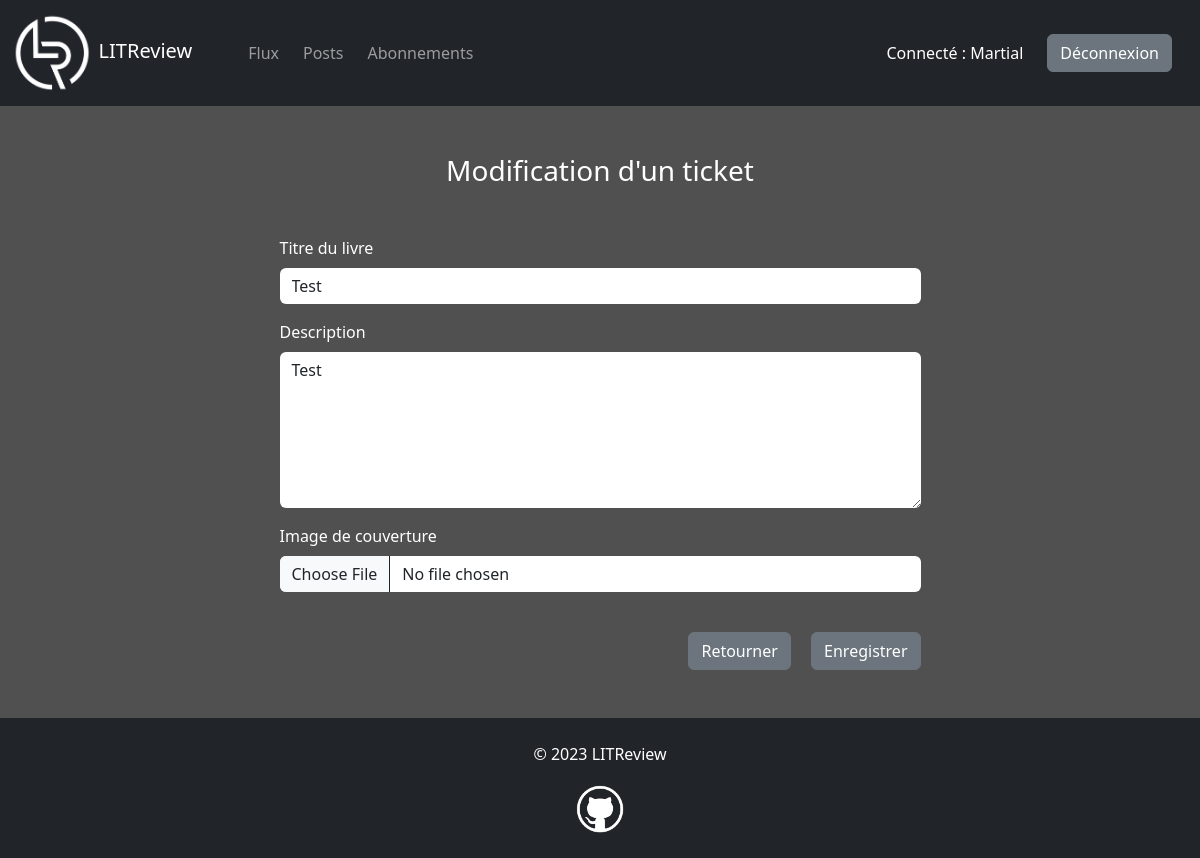
Page /ticket/22/modifier/ (signed in) on the committed database.
### accounts/models.py (models this page shows)
class User(AbstractUser):
    pass

### reviews/models.py (models this page shows, shortened)
class Ticket(models.Model):
    user = models.ForeignKey(to=settings.AUTH_USER_MODEL, on_delete=models.CASCADE)
    title = models.CharField(max_length=128)
    description = models.TextField(max_length=2048, blank=True)
    image = models.ImageField(null=True, blank=True, upload_to="book_covers")
    time_created = models.DateTimeField(auto_now_add=True)

### reviews/views.py (the view)
# urls.py: path("ticket/<int:ticket_id>/modifier/", views.update_ticket, name="update_ticket"),
@login_required
def update_ticket(request, ticket_id):
    ticket = get_object_or_404(Ticket, pk=ticket_id)
    if request.user != ticket.user:
        raise PermissionDenied()
    ticket_form = UpdateTicketForm(instance=ticket)
    if request.method == "POST":
        ticket_form = UpdateTicketForm(request.POST, request.FILES, instance=ticket)
        if ticket_form.is_valid():
            ticket.save()
            return redirect("posts")
    context = {"ticket_form": ticket_form, "ticket": ticket}
    return render(request, "reviews/ticket_form.html", context)

### reviews/forms.py
class UpdateTicketForm(CreateTicketForm):
    def __init__(self, *args, **kwargs):
        super(CreateTicketForm, self).__init__(*args, **kwargs)
        self.fields["title"].widget.attrs["placeholder"] = ""
        self.fields["description"].widget.attrs["placeholder"] = ""

### reviews/templates/reviews/ticket_form.html (shortened to what this page needs)
{% extends "base.html" %}
{% load bootstrap5 %}
{% block content %}
<div class="row justify-content-center">
    <div class="col-md-9 col-lg-8 col-xl-7 col-xxl-6">
        <h3 class="text-center text-white mb-5">
            {% if ticket %}Modification d'un ticket{% else %}Nouveau ticket{% endif %}
        </h3>
        <form method="POST" enctype="multipart/form-data">
            {% bootstrap_form ticket_form bound_css_class="" %}
            <div class="text-center text-sm-end">
                {% if ticket %}
                <a class="btn btn-secondary mt-4 me-3" href="{% url 'posts' %}">Retourner</a>
                {% else %}
                <a class="btn btn-secondary mt-4 me-3" href="{% url 'feed' %}">Retourner</a>
                {% endif %}
                <button class="btn btn-secondary mt-4" type="submit">
                    {% if ticket %}Enregistrer{% else %}Créer{% endif %}
                </button>
            </div>
        </form>
    </div>
</div>
{% endblock content %}

### templates/base.html (shortened to what this page needs)
<!DOCTYPE html>
{% load static %}
<html lang="fr">
<head>
    <link
    href="https://cdn.jsdelivr.net/npm/bootstrap@5.3.0-alpha1/dist/css/bootstrap.min.css"
    rel="stylesheet"
>
    <link rel="stylesheet" href="{% static 'css/style.css' %}">
</head>
<body>
    <div id="main-container">
        <nav class="navbar navbar-dark bg-dark navbar-expand-lg" data-bs-theme="dark">
            <div class="container-fluid">
                <span class="navbar-brand me-5">
                    <img id="litreview-logo" src="{% static 'img/logos/litreview-logo.png' %}" alt="logo">
                    LITReview
                </span>
                {% if user.is_authenticated %}
                <div class="collapse navbar-collapse" id="navbar">
                    <ul class="navbar-nav me-auto mb-2 mb-lg-0">
                        <li>
                            <a class="nav-link me-2" href="{% url 'feed' %}">Flux</a>
                        </li>
                        <li>
                            <a class="nav-link me-2" href="{% url 'posts' %}">Posts</a>
                        </li>
                        <li>
                            <a class="nav-link me-2" href="{% url 'subscriptions' %}">Abonnements</a>
                        </li>
                    </ul>
                    <p class="text-white mt-3 me-4">Connecté : {{ user.username }}</p>
                    <a class="btn btn-secondary me-3 my-2" href="{% url 'logout' %}">Déconnexion</a>
                </div>
                {% endif %}
            </div>
        </nav>
        <div class="container mt-5">
            {% block content %}
            {% endblock content %}
        </div>
    </div>
    <footer class="bg-dark mt-5">
        <p class="text-white text-center pt-4">&copy; <span>{% now "Y" %}</span> LITReview</p>
        <p class="text-center">
            <a href="https://github.com/romansainthilaire" target="_blank">
                <img id="github-logo" src="{% static 'img/logos/github-logo.png' %}" alt="">
            </a>
        </p>
    </footer>
</body>
</html>

### static/css/style.css (style rules this page uses)
body { background-color: rgb(80, 80, 80); }
#main-container { min-height: calc(100vh - 190px); }
footer { height: 140px; }
#litreview-logo { max-height: 80px; }
#github-logo { max-height: 50px; margin-top: 2px; margin-bottom: 2px; }
a { color: rgb(200, 200, 200); text-underline-offset: 3px; }
label { color: white; }
.form-control, .form-select { border: none; }

### rows in the picture
User: username "Martial"
Ticket: title "Test", description "Test"
